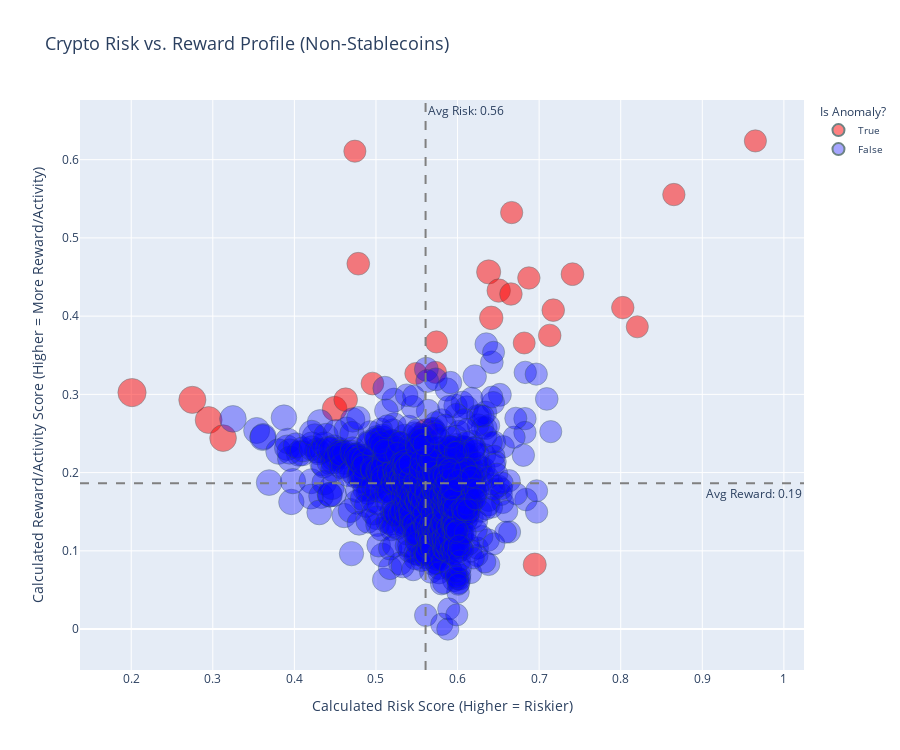

Write notebook code for a chart like this one.
### Code cell
# Cell 9: Interactive Risk-Reward Scatter Plot with Plotly

# Market Cap Tier for better visual grouping in hover (optional)
mcap_bins = [0, 1e7, 1e8, 1e9, 1e11, np.inf] # Adjusted bins: Micro, Small, Mid, Large, Mega
mcap_labels = ['Micro Cap (<$10M)', 'Small Cap ($10M-$100M)', 'Mid Cap ($100M-$1B)', 'Large Cap ($1B-$100B)', 'Mega Cap (>$100B)']
df_analysis['Market Cap Tier'] = pd.cut(df_analysis['Market Cap'], bins=mcap_bins, labels=mcap_labels, right=False)

# --- FIX START (Using astype for robust category update) ---

# Check if the column is categorical and if there are NaNs that need filling
if isinstance(df_analysis['Market Cap Tier'].dtype, pd.CategoricalDtype) and df_analysis['Market Cap Tier'].isnull().any():
    # Get the current categories and ordered status
    current_categories = df_analysis['Market Cap Tier'].cat.categories.tolist()
    is_ordered = df_analysis['Market Cap Tier'].cat.ordered

    # Add 'N/A' to the list of categories if it's not already there
    if 'N/A' not in current_categories:
        new_categories = current_categories + ['N/A']
    else:
        new_categories = current_categories # 'N/A' already exists

    # Create a new CategoricalDtype with the (potentially) updated categories
    updated_categorical_dtype = pd.CategoricalDtype(categories=new_categories, ordered=is_ordered)

    # Recast the column with this new dtype. This ensures 'N/A' is a valid category.
    df_analysis['Market Cap Tier'] = df_analysis['Market Cap Tier'].astype(updated_categorical_dtype)

    # Now, fill the NaN values with 'N/A'.
    # Assign back to the column to be safe, though astype should have returned a new series that was assigned.
    df_analysis['Market Cap Tier'] = df_analysis['Market Cap Tier'].fillna('N/A')

elif df_analysis['Market Cap Tier'].isnull().any(): # If not categorical but has NaNs
    df_analysis['Market Cap Tier'] = df_analysis['Market Cap Tier'].fillna('N/A')
# If no NaNs, no fillna action is needed for this specific purpose.

# --- FIX END ---


# Ensure hover data doesn't cause issues if some values are NaN
cols_for_hover = {
    'Symbol': True,
    'Current Price (USD)': ':.3f',
    'Market Cap': ':,.0f',
    'Total Volume': ':,.0f',
    '24h Change (%)': ':.2f',
    'Liquidity Ratio': ':.4f',
    'Absolute 24h Change': ':.2f',
    'Risk Score': ':.3f',
    'Reward Score': ':.3f',
    'Market Cap Tier': True,
    'Market Cap Log': False
}

# Create the scatter plot
fig_risk_reward = px.scatter(
    df_analysis, # NaNs in 'Market Cap Tier' are now handled
    x='Risk Score',
    y='Reward Score',
    color='Is_Anomaly_IF',
    size='Market Cap Log',
    hover_name='Name',
    hover_data=cols_for_hover,
    color_discrete_map={True: 'rgba(255, 0, 0, 0.7)', False: 'rgba(0, 0, 255, 0.5)'},
    title='Crypto Risk vs. Reward Profile (Non-Stablecoins)',
    labels={'Risk Score': 'Calculated Risk Score (Higher = Riskier)',
            'Reward Score': 'Calculated Reward/Activity Score (Higher = More Reward/Activity)',
            'Is_Anomaly_IF': 'Is Anomaly?'}
)

# Add quadrant lines using mean scores
mean_risk = df_analysis['Risk Score'].mean()
mean_reward = df_analysis['Reward Score'].mean()

fig_risk_reward.add_vline(
    x=mean_risk, line_dash="dash", line_color="grey",
    annotation_text=f"Avg Risk: {mean_risk:.2f}", annotation_position="top right"
)
fig_risk_reward.add_hline(
    y=mean_reward, line_dash="dash", line_color="grey",
    annotation_text=f"Avg Reward: {mean_reward:.2f}", annotation_position="bottom right"
)

# Improve layout
fig_risk_reward.update_layout(
    height=750,
    xaxis_title_font_size=14,
    yaxis_title_font_size=14,
    title_font_size=18,
    legend_title_font_size=12,
    legend_font_size=10,
    showlegend=True
)
fig_risk_reward.update_traces(marker=dict(line=dict(width=0.5, color='DarkSlateGrey')))

# Show plot in notebook
fig_risk_reward.show()

# Save interactive plot to HTML
interactive_plot_path = 'output/interactive_plots/risk_reward_profile.html'
fig_risk_reward.write_html(interactive_plot_path)
print(f"Interactive plot saved to: {interactive_plot_path}")

### Figure 1 — Plotly figure (JSON) as saved in the notebook; plotly's stock layout.template omitted (floating-point values rounded to 4 significant figures; data arrays with more than 128 entries replaced by an {"elided": "..."} marker saying what was removed)
{"data": [{"customdata": {"elided": "28x9 mixed values"}, "hovertemplate": "<b>%{hovertext}</b><br><br>Is Anomaly?=True<br>Calculated Risk Score (Higher = Riskier)=%{x:.3f}<br>Calculated Reward/Activity Score (Higher = More Reward/Activity)=%{y:.3f}<br>Symbol=%{customdata[0]}<br>Current Price (USD)=%{customdata[1]:.3f}<br>Market Cap=%{customdata[2]:,.0f}<br>Total Volume=%{customdata[3]:,.0f}<br>24h Change (%)=%{customdata[4]:.2f}<br>Liquidity Ratio=%{customdata[5]:.4f}<br>Absolute 24h Change=%{customdata[6]:.2f}<br>Market Cap Tier=%{customdata[7]}<extra></extra>", "hovertext": ["Bitcoin", "Ethereum", "XRP", "BNB", "Official Trump", "Virtuals Protocol", "Pudgy Penguins", "L2 Standard Bridged WETH (Base)", "ai16z", "Moca Network", "Entangle", "Initia", "Pundi X", "Sign", "DIA", "Cookie DAO", "GAME by Virtuals", "MyShell", "Zerebro", "TokenFi", "MemeFi", "Open Campus", "Vine", "XPLA", "Alpaca Finance", "VaderAI by Virtuals", "Bubblemaps", "TROLL"], "legendgroup": "True", "marker": {"color": "rgba(255, 0, 0, 0.7)", "line": {"color": "DarkSlateGrey", "width": 0.5}, "size": [28.26, 26.1, 25.61, 25.21, 21.76, 20.67, 20.4, 19.86, 19.62, 19.43, 18.92, 18.43, 18.41, 18.28, 18.12, 18.09, 17.98, 17.95, 17.8, 17.8, 17.57, 17.47, 17.45, 17.42, 17.41, 17.37, 17.29, 17.2], "sizemode": "area", "sizeref": 0.07065, "symbol": "circle"}, "mode": "markers", "name": "True", "orientation": "v", "showlegend": true, "type": "scatter", "x": [0.201, 0.2749, 0.2949, 0.3126, 0.4493, 0.6381, 0.5611, 0.4629, 0.6413, 0.6504, 0.6946, 0.4957, 0.7409, 0.4783, 0.713, 0.7173, 0.8025, 0.6654, 0.6874, 0.8651, 0.6663, 0.5729, 0.5741, 0.9651, 0.4741, 0.8203, 0.5488, 0.6817], "xaxis": "x", "y": [0.3023, 0.293, 0.2672, 0.2441, 0.2817, 0.4565, 0.2534, 0.2932, 0.3978, 0.4327, 0.08238, 0.3138, 0.4536, 0.467, 0.3753, 0.4077, 0.4109, 0.4283, 0.4488, 0.5554, 0.5324, 0.3281, 0.367, 0.624, 0.6108, 0.3864, 0.3267, 0.3657], "yaxis": "y"}, {"customdata": {"elided": "874x9 mixed values"}, "hovertemplate": "<b>%{hovertext}</b><br><br>Is Anomaly?=False<br>Calculated Risk Score (Higher = Riskier)=%{x:.3f}<br>Calculated Reward/Activity Score (Higher = More Reward/Activity)=%{y:.3f}<br>Symbol=%{customdata[0]}<br>Current Price (USD)=%{customdata[1]:.3f}<br>Market Cap=%{customdata[2]:,.0f}<br>Total Volume=%{customdata[3]:,.0f}<br>24h Change (%)=%{customdata[4]:.2f}<br>Liquidity Ratio=%{customdata[5]:.4f}<br>Absolute 24h Change=%{customdata[6]:.2f}<br>Market Cap Tier=%{customdata[7]}<extra></extra>", "hovertext": {"elided": "874 str values"}, "legendgroup": "False", "marker": {"color": "rgba(0, 0, 255, 0.5)", "line": {"color": "DarkSlateGrey", "width": 0.5}, "size": {"elided": "874 float values"}, "sizemode": "area", "sizeref": 0.07065, "symbol": "circle"}, "mode": "markers", "name": "False", "orientation": "v", "showlegend": true, "type": "scatter", "x": {"elided": "874 float values"}, "xaxis": "x", "y": {"elided": "874 float values"}, "yaxis": "y"}], "layout": {"annotations": [{"showarrow": false, "text": "Avg Risk: 0.56", "x": 0.5608, "xanchor": "left", "xref": "x", "y": 1, "yanchor": "top", "yref": "y domain"}, {"showarrow": false, "text": "Avg Reward: 0.19", "x": 1, "xanchor": "right", "xref": "x domain", "y": 0.1864, "yanchor": "top", "yref": "y"}], "height": 750, "legend": {"font": {"size": 10}, "itemsizing": "constant", "title": {"font": {"size": 12}, "text": "Is Anomaly?"}, "tracegroupgap": 0}, "shapes": [{"line": {"color": "grey", "dash": "dash"}, "type": "line", "x0": 0.5608, "x1": 0.5608, "xref": "x", "y0": 0, "y1": 1, "yref": "y domain"}, {"line": {"color": "grey", "dash": "dash"}, "type": "line", "x0": 0, "x1": 1, "xref": "x domain", "y0": 0.1864, "y1": 0.1864, "yref": "y"}], "showlegend": true, "title": {"font": {"size": 18}, "text": "Crypto Risk vs. Reward Profile (Non-Stablecoins)"}, "xaxis": {"anchor": "y", "domain": [0, 1], "title": {"font": {"size": 14}, "text": "Calculated Risk Score (Higher = Riskier)"}}, "yaxis": {"anchor": "x", "domain": [0, 1], "title": {"font": {"size": 14}, "text": "Calculated Reward/Activity Score (Higher = More Reward/Activity)"}}}}
